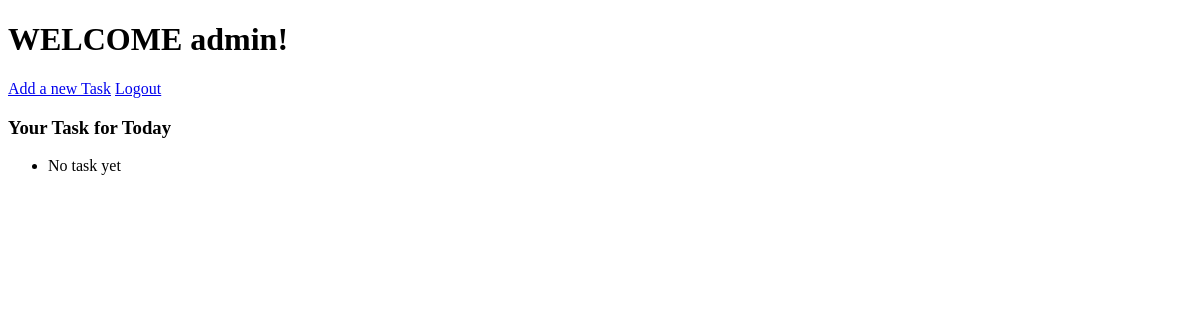
The app's page //dashboard (signed in), older data.
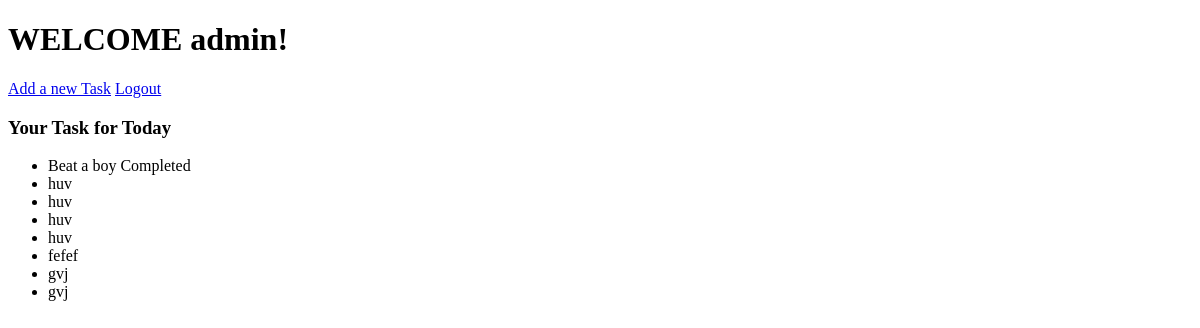
The same page, newer data.
### todos/models.py (models this page shows, shortened)
class Task(models.Model):
    user = models.ForeignKey(User,on_delete=models.CASCADE)
    title = models.CharField(max_length=200)
    deccription = models.TextField(blank=True)
    completed = models.BooleanField(default=False)
    Created_at =models.DateTimeField(auto_now_add=True)

### todos/views.py (the view)
# urls.py: path('/dashboard',views.task_list,name="task_list"),
@login_required
def task_list(request):
     tasks = Task.objects.filter(user=request.user)
     return render(request, 'task_list.html',{'tasks': tasks})

### todos/templates/task_list.html (shortened to what this page needs)
<!DOCTYPE html>
<html lang="en">
<head>
</head>
<body>
    <h1> WELCOME {{user.username}}! </h1>
    <a href="{% url 'task_create' %}">Add a new Task</a>
    <a href="{% url 'logout'%}">Logout</a>
    <h3>Your Task for Today</h3>
    <ul>
        {%  for task in tasks %}
        <li>
           {{ task.title }} {% if task.completed %}Completed{% endif %}
        </li>
        {%empty%}
        <li>No task yet</li>
        {% endfor %}
    </ul>
</body>
</html>

Row changes from the older to the newer data that the page shows:
added Task: title "Beat a boy", completed "Completed"
added Task: title "huv"
added Task: title "huv"
added Task: title "huv"
added Task: title "huv"
added Task: title "fefef"
added Task: title "gvj"
added Task: title "gvj"
Text that changed along with them:
text no longer shown: "No task yet"
